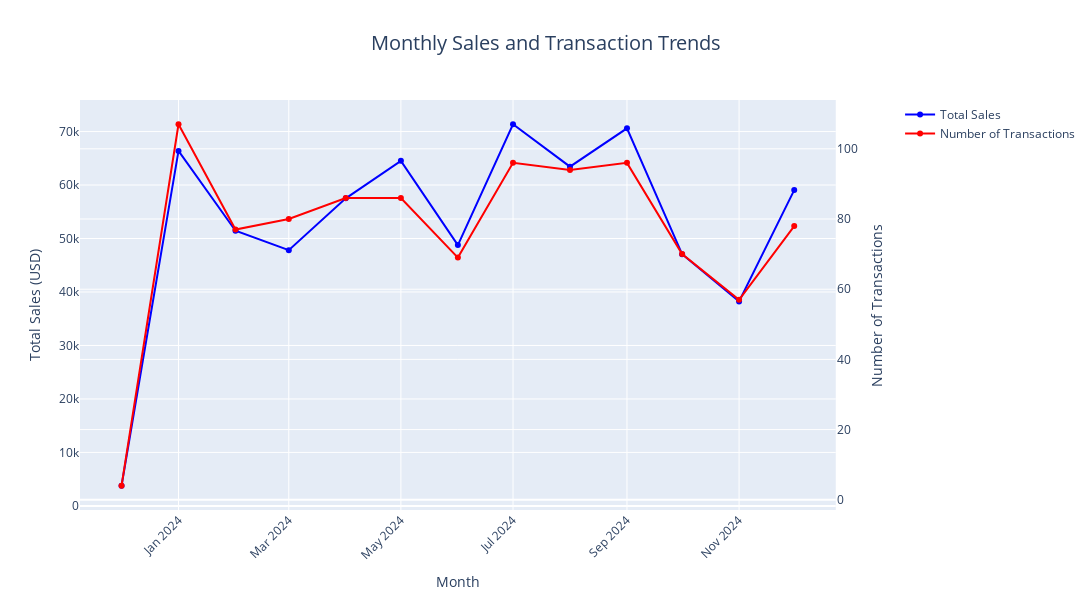

The notebook cell saved with this chart:
### Code cell
# 3. Transaction Analysis
print("\nPerforming Transaction Analysis...")

# Monthly Sales Trends
transactions['Month'] = transactions['TransactionDate'].dt.to_period('M')
monthly_sales = transactions.groupby('Month').agg({
    'TotalValue': 'sum',
    'TransactionID': 'count'
}).reset_index()
monthly_sales['Month'] = monthly_sales['Month'].astype(str)

# Create subplot with dual y-axis
fig_sales = make_subplots(specs=[[{"secondary_y": True}]])

fig_sales.add_trace(
    go.Scatter(x=monthly_sales['Month'],
               y=monthly_sales['TotalValue'],
               name="Total Sales",
               line=dict(color='blue')),
    secondary_y=False
)

fig_sales.add_trace(
    go.Scatter(x=monthly_sales['Month'],
               y=monthly_sales['TransactionID'],
               name="Number of Transactions",
               line=dict(color='red')),
    secondary_y=True
)

fig_sales.update_layout(
    title='Monthly Sales and Transaction Trends',
    title_x=0.5,
    title_font_size=20,
    xaxis_title="Month",
    xaxis_tickangle=-45,
    width=1200,
    height=600
)
fig_sales.update_yaxes(title_text="Total Sales (USD)", secondary_y=False)
fig_sales.update_yaxes(title_text="Number of Transactions", secondary_y=True)

### Figure 1 — Plotly figure (JSON) as saved in the notebook; plotly's stock layout.template omitted (floating-point values rounded to 4 significant figures)
{"data": [{"line": {"color": "blue"}, "name": "Total Sales", "type": "scatter", "x": ["2023-12", "2024-01", "2024-02", "2024-03", "2024-04", "2024-05", "2024-06", "2024-07", "2024-08", "2024-09", "2024-10", "2024-11", "2024-12"], "xaxis": "x", "y": [3770.0, 66380.0, 51460.0, 47830.0, 57520.0, 64530.0, 48770.0, 71370.0, 63440.0, 70600.0, 47060.0, 38220.0, 59050.0], "yaxis": "y"}, {"line": {"color": "red"}, "name": "Number of Transactions", "type": "scatter", "x": ["2023-12", "2024-01", "2024-02", "2024-03", "2024-04", "2024-05", "2024-06", "2024-07", "2024-08", "2024-09", "2024-10", "2024-11", "2024-12"], "xaxis": "x", "y": [4, 107, 77, 80, 86, 86, 69, 96, 94, 96, 70, 57, 78], "yaxis": "y2"}], "layout": {"height": 600, "title": {"font": {"size": 20}, "text": "Monthly Sales and Transaction Trends", "x": 0.5}, "width": 1200, "xaxis": {"anchor": "y", "domain": [0, 0.94], "tickangle": -45, "title": {"text": "Month"}}, "yaxis": {"anchor": "x", "domain": [0, 1], "title": {"text": "Total Sales (USD)"}}, "yaxis2": {"anchor": "x", "overlaying": "y", "side": "right", "title": {"text": "Number of Transactions"}}}}
